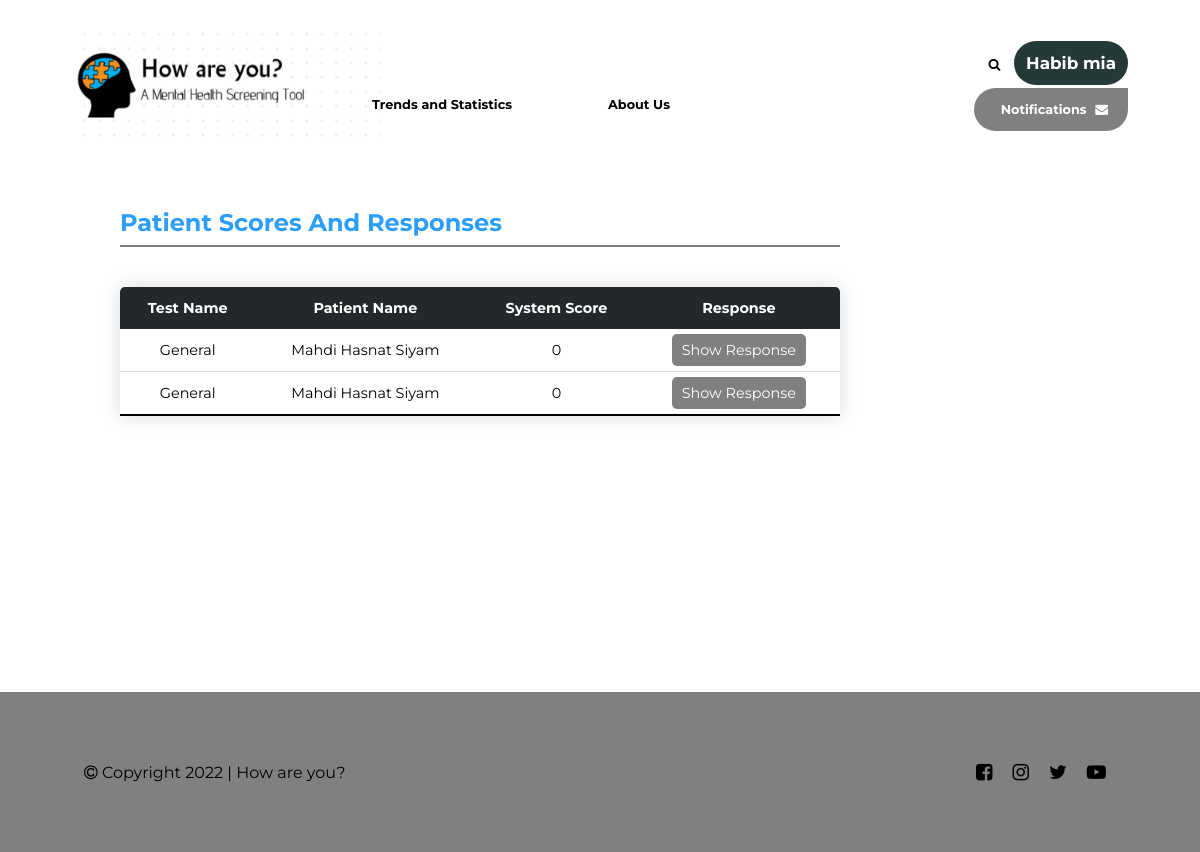
Page /test_result_poll (signed in) on the earlier database version.
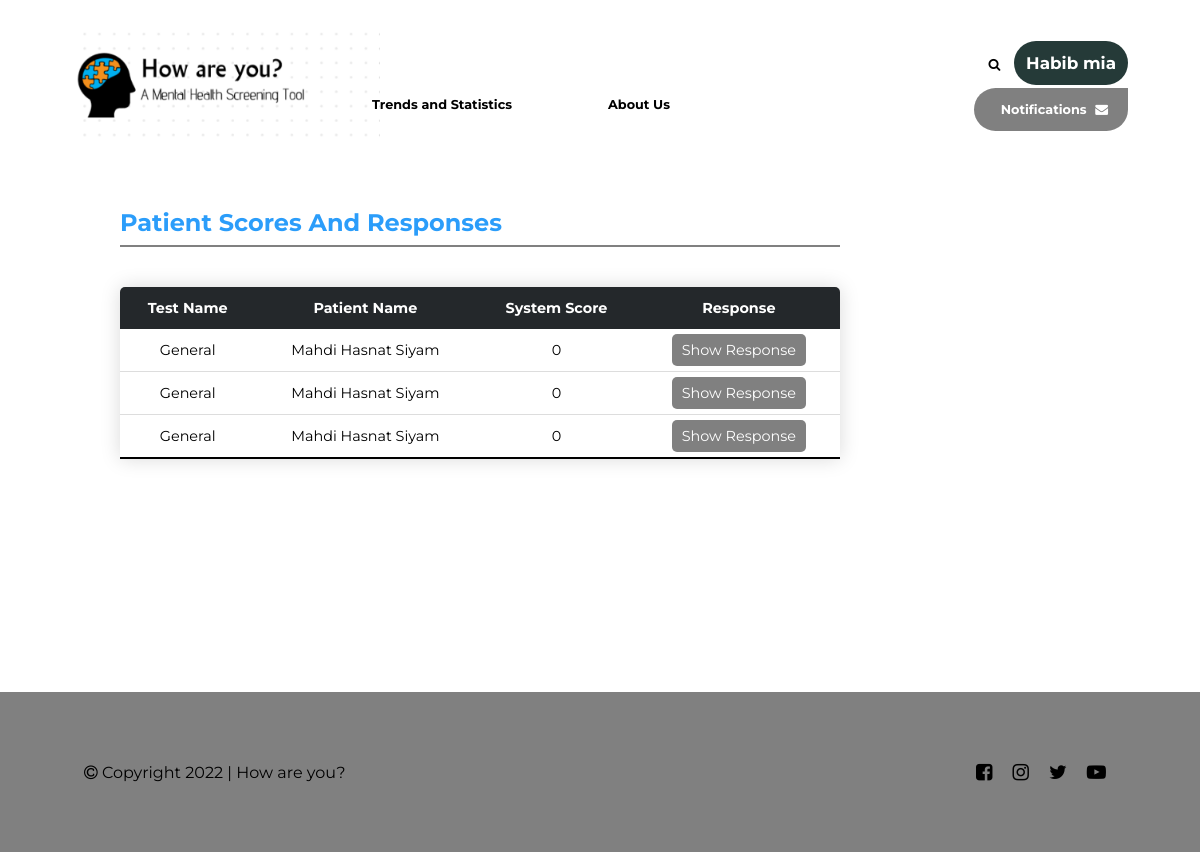
Same page on the later database version.
### take_questionnaire/models.py (models this page shows)
class TestResult(models.Model):
    test = models.ForeignKey(Test, on_delete=models.CASCADE)
    patient = models.ForeignKey(Patient, on_delete=models.CASCADE)
    verifier = models.ForeignKey(Psychiatrist, on_delete=models.SET_NULL, null=True, default=None)
    questions = models.ManyToManyField(Question, through='Answer')
    submission_time = models.DateTimeField(default=timezone.now)
    comment = models.TextField(default='')
    def sum_score(self):
        score = 0
        for question in self.questions.all():
            answer = Answer.objects.get(testresult=self, question=question)
            score += answer.score
        return score

class Test(models.Model):
    added_by = models.ForeignKey(Psychiatrist, on_delete=models.DO_NOTHING)
    name = models.CharField("Name of the test", max_length=FIELD_LENGTH, null=False, blank=False)
    created_at = models.DateTimeField(default=timezone.now)
    is_approved = models.CharField(max_length=CHOICE_LENGTH, choices=Status.choices, default=Status.PENDING_APPROVAL)
    questions = models.ManyToManyField(Question, through='TestQuestion')

class Question(models.Model):
    added_by = models.ForeignKey(Psychiatrist, on_delete=models.CASCADE)
    class QuestionType(models.TextChoices):
        RADIO = 'RD', gettext_lazy('Radio')
        SLIDER = 'SL', gettext_lazy('Number Slider')
        MUL_CHOICE = 'CH', gettext_lazy('Multiple Choice')
    type = models.CharField(max_length=2, choices=QuestionType.choices, default=QuestionType.RADIO)
    created_at = models.DateTimeField(default=timezone.now)
    changed_at = models.DateTimeField(default=timezone.now)
    question_text = models.CharField(max_length=TEXT_FIELD, null=False, blank=False, default=UNSPECIFIED)

class Answer(models.Model):
    testresult = models.ForeignKey(TestResult, on_delete=models.CASCADE)
    question = models.ForeignKey(Question, on_delete=models.CASCADE)
    response = models.CharField(max_length=FIELD_LENGTH, null=False, blank=False, default=UNSPECIFIED)
    score = models.IntegerField(default=0)

### persons/models.py (models this page shows)
class Person(models.Model):
	username = models.CharField(max_length=200,primary_key=True)
	name = models.CharField(max_length=200, default="Unknown")
	password = models.CharField(max_length=50)
	email = models.EmailField(max_length=50)
	joined_at = models.DateTimeField(default=timezone.now)
	date_of_birth = models.DateTimeField(default=timezone.now,null=False,blank=False)
	gender = models.CharField(
        max_length=1,
        choices=Gender.choices,
        null=False,
        blank=False,
        default=Gender.FEMALE,
    )
	mobile_number = models.CharField(null=True,max_length=50,blank=True)

### psychiatrists/views.py (the view)
# urls.py: path('test_result_poll', views.test_result_poll, name='test_result_poll'),
def test_result_poll(request):
	assert('username' in request.session)
	context={}
	context['my'] = Psychiatrist.objects.get(username=request.session['username'])
	context['testresults'] = TestResult.objects.filter(verifier = None)
	return render(request , 'psychiatrists/test_result_poll.html',context)

### psychiatrists/templates/psychiatrists/test_result_poll.html (shortened to what this page needs)
{% load static %}
<!DOCTYPE html>
<html lang="en">
<head>
    <link rel="stylesheet" href="https://cdnjs.cloudflare.com/ajax/libs/font-awesome/4.7.0/css/font-awesome.min.css">
    <link rel="stylesheet" href="{% static 'psychiatrists/zaber.css' %}">
    <link rel="stylesheet" href="{% static 'psychiatrists/styles.css' %}">
</head>
<body>
    <div class="container">
        <section class="header">
            {% include "logo.html" %}
            <nav>
                <ul class="nav-links">
                    <li>Trends and Statistics</li>
                    <li>About Us</li>
                </ul>
                <span class="nav-right">
                    <span>
                        <i class="fa fa-search" style="margin-right: 10px;"></i>
                        <span class="avatar">{{my.name}}</span>
                    </span>
                    <span class="notifi-box">
                        Notifications
                        <i class="fa fa-envelope" style="margin-left: 5px;"></i>
                    </span>
                </span>
            </nav>
        </section>
        <section class="body-sec">
            <ul class="test-ovrs">
                <li>
                    <span class="test-name">Patient Scores And Responses</span><br>
                    <hr style="border: 1px solid grey; margin-top: 1ex; width: 75%;">
                </li>
            </ul>
            <table class="content-table">
                <thead>
                    <tr>
                    <th>Test Name</th>
                    <th>Patient Name</th>
                    <th>System Score</th>
                    <th>Response</th>
                    </tr>
                </thead>
                <tbody>
                    {% for testresult in testresults%}
                    <tr>
                        <td>{{testresult.test.name}}</td>
                        <td>{{testresult.patient.name}}</td>
                        <td>{{testresult.sum_score}}</td>
                        <td> <span class="table-elem" onclick="location.href='{% url 'psychiatrists:test_result_varify' testresult.id %}'">Show Response</span> </td>
                    </tr>
                    {% endfor %}
                </tbody>
            </table>
        </section>
    </div>
    <section class="footer">
        <span><i class="fa fa-copyright"></i> Copyright <span class="year"></span> | How are you?</span>
        <div>
            <ul class="social-media">
                <li><a href="#"><i class="fa fa-facebook-square"></i></a></li>
                <li><a href="#"><i class="fa fa-instagram"></i></a></li>
                <li><a href="#"><i class="fa fa-twitter"></i></a></li>
                <li><a href="#"><i class="fa fa-youtube-play"></i></a></li>
            </ul>
        </div>
    </section>
</body>
</html>

Differences in the rows shown:
added TestResult: test.name "General", patient.name "Mahdi Hasnat Siyam", sum_score "0"
